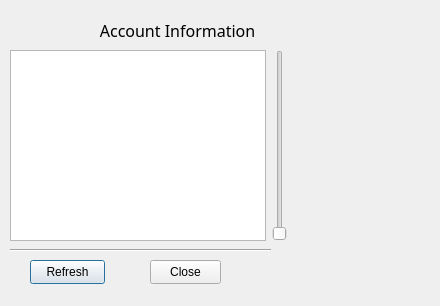
<?xml version="1.0" encoding="UTF-8"?>
<ui version="4.0">
 <class>CheckInfo</class>
 <widget class="QDialog" name="CheckInfo">
  <property name="geometry">
   <rect>
    <x>0</x>
    <y>0</y>
    <width>440</width>
    <height>306</height>
   </rect>
  </property>
  <property name="windowTitle">
   <string>Dialog</string>
  </property>
  <widget class="QWidget" name="formLayoutWidget">
   <property name="geometry">
    <rect>
     <x>10</x>
     <y>50</y>
     <width>281</width>
     <height>191</height>
    </rect>
   </property>
   <layout class="QFormLayout" name="formLayout">
    <item row="0" column="1">
     <widget class="QSlider" name="verticalSlider">
      <property name="orientation">
       <enum>Qt::Vertical</enum>
      </property>
     </widget>
    </item>
    <item row="0" column="0">
     <widget class="QTextEdit" name="textEdit"/>
    </item>
   </layout>
  </widget>
  <widget class="QLabel" name="label">
   <property name="geometry">
    <rect>
     <x>50</x>
     <y>10</y>
     <width>361</width>
     <height>41</height>
    </rect>
   </property>
   <property name="font">
    <font>
     <family>Algerian</family>
     <pointsize>12</pointsize>
    </font>
   </property>
   <property name="text">
    <string>            Account Information</string>
   </property>
  </widget>
  <widget class="Line" name="line">
   <property name="geometry">
    <rect>
     <x>10</x>
     <y>240</y>
     <width>261</width>
     <height>20</height>
    </rect>
   </property>
   <property name="orientation">
    <enum>Qt::Horizontal</enum>
   </property>
  </widget>
  <widget class="QPushButton" name="pushButton">
   <property name="geometry">
    <rect>
     <x>30</x>
     <y>260</y>
     <width>75</width>
     <height>24</height>
    </rect>
   </property>
   <property name="text">
    <string>Refresh</string>
   </property>
  </widget>
  <widget class="QPushButton" name="pushButton_2">
   <property name="geometry">
    <rect>
     <x>150</x>
     <y>260</y>
     <width>71</width>
     <height>24</height>
    </rect>
   </property>
   <property name="text">
    <string>Close</string>
   </property>
  </widget>
 </widget>
 <resources/>
 <connections/>
</ui>
